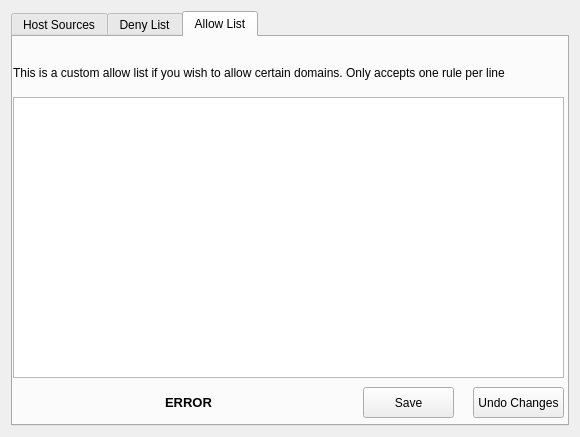
<?xml version="1.0" encoding="UTF-8"?>
<ui version="4.0">
 <class>Form</class>
 <widget class="QWidget" name="Form">
  <property name="geometry">
   <rect>
    <x>0</x>
    <y>0</y>
    <width>580</width>
    <height>437</height>
   </rect>
  </property>
  <property name="sizePolicy">
   <sizepolicy hsizetype="Fixed" vsizetype="Fixed">
    <horstretch>0</horstretch>
    <verstretch>0</verstretch>
   </sizepolicy>
  </property>
  <property name="minimumSize">
   <size>
    <width>580</width>
    <height>437</height>
   </size>
  </property>
  <property name="maximumSize">
   <size>
    <width>580</width>
    <height>437</height>
   </size>
  </property>
  <property name="windowTitle">
   <string>Adblock</string>
  </property>
  <layout class="QHBoxLayout" name="horizontalLayout">
   <item>
    <widget class="QTabWidget" name="tabWidget">
     <property name="currentIndex">
      <number>2</number>
     </property>
     <property name="elideMode">
      <enum>Qt::ElideNone</enum>
     </property>
     <property name="tabsClosable">
      <bool>false</bool>
     </property>
     <property name="movable">
      <bool>true</bool>
     </property>
     <property name="tabBarAutoHide">
      <bool>false</bool>
     </property>
     <widget class="QWidget" name="sources_tab">
      <attribute name="title">
       <string>Host Sources</string>
      </attribute>
      <widget class="QWidget" name="sourcesForm_widget" native="true">
       <property name="geometry">
        <rect>
         <x>200</x>
         <y>70</y>
         <width>361</width>
         <height>191</height>
        </rect>
       </property>
       <widget class="QPushButton" name="sourceSave_btn">
        <property name="geometry">
         <rect>
          <x>230</x>
          <y>150</y>
          <width>111</width>
          <height>31</height>
         </rect>
        </property>
        <property name="font">
         <font>
          <pointsize>11</pointsize>
         </font>
        </property>
        <property name="styleSheet">
         <string notr="true"/>
        </property>
        <property name="text">
         <string>&amp;Save and Apply</string>
        </property>
       </widget>
       <widget class="QWidget" name="layoutWidget">
        <property name="geometry">
         <rect>
          <x>10</x>
          <y>50</y>
          <width>331</width>
          <height>91</height>
         </rect>
        </property>
        <layout class="QFormLayout" name="formLayout">
         <property name="verticalSpacing">
          <number>30</number>
         </property>
         <item row="0" column="0">
          <widget class="QLabel" name="sourceName_lbl">
           <property name="font">
            <font>
             <pointsize>11</pointsize>
            </font>
           </property>
           <property name="text">
            <string>Source Name:</string>
           </property>
          </widget>
         </item>
         <item row="0" column="1">
          <widget class="QLineEdit" name="sourceName_tf"/>
         </item>
         <item row="1" column="0">
          <widget class="QLabel" name="sourceURL_lbl">
           <property name="font">
            <font>
             <pointsize>11</pointsize>
            </font>
           </property>
           <property name="text">
            <string>Source URL:</string>
           </property>
          </widget>
         </item>
         <item row="1" column="1">
          <widget class="QLineEdit" name="sourceURL_tf"/>
         </item>
        </layout>
       </widget>
       <widget class="QLabel" name="editMode_lbl">
        <property name="geometry">
         <rect>
          <x>10</x>
          <y>20</y>
          <width>231</width>
          <height>16</height>
         </rect>
        </property>
        <property name="font">
         <font>
          <pointsize>10</pointsize>
          <weight>75</weight>
          <bold>true</bold>
         </font>
        </property>
        <property name="styleSheet">
         <string notr="true">color:limegreen;font-weight:bold;</string>
        </property>
        <property name="text">
         <string>Editing an existing source:</string>
        </property>
       </widget>
      </widget>
      <widget class="QLabel" name="info_lbl">
       <property name="geometry">
        <rect>
         <x>210</x>
         <y>20</y>
         <width>341</width>
         <height>51</height>
        </rect>
       </property>
       <property name="text">
        <string>Add a new hosts source or Select a source from the list to
edit or delete.</string>
       </property>
      </widget>
      <widget class="QPushButton" name="sourceAdd_btn">
       <property name="geometry">
        <rect>
         <x>0</x>
         <y>0</y>
         <width>100</width>
         <height>31</height>
        </rect>
       </property>
       <property name="text">
        <string>Add</string>
       </property>
      </widget>
      <widget class="QListWidget" name="sourcesList">
       <property name="geometry">
        <rect>
         <x>0</x>
         <y>30</y>
         <width>201</width>
         <height>361</height>
        </rect>
       </property>
      </widget>
      <widget class="QLabel" name="formStatus_lbl">
       <property name="geometry">
        <rect>
         <x>210</x>
         <y>270</y>
         <width>331</width>
         <height>30</height>
        </rect>
       </property>
       <property name="font">
        <font>
         <pointsize>10</pointsize>
         <weight>75</weight>
         <bold>true</bold>
        </font>
       </property>
       <property name="styleSheet">
        <string notr="true"/>
       </property>
       <property name="text">
        <string>ERROR</string>
       </property>
       <property name="alignment">
        <set>Qt::AlignCenter</set>
       </property>
      </widget>
      <widget class="QPushButton" name="sourceDelete_btn">
       <property name="geometry">
        <rect>
         <x>100</x>
         <y>0</y>
         <width>100</width>
         <height>31</height>
        </rect>
       </property>
       <property name="text">
        <string>Delete</string>
       </property>
      </widget>
     </widget>
     <widget class="QWidget" name="deny_tab">
      <attribute name="title">
       <string>Deny List</string>
      </attribute>
      <widget class="QPlainTextEdit" name="customLst_edit">
       <property name="geometry">
        <rect>
         <x>0</x>
         <y>60</y>
         <width>551</width>
         <height>281</height>
        </rect>
       </property>
      </widget>
      <widget class="QPushButton" name="customSave_btn">
       <property name="geometry">
        <rect>
         <x>350</x>
         <y>350</y>
         <width>91</width>
         <height>31</height>
        </rect>
       </property>
       <property name="text">
        <string>Save</string>
       </property>
      </widget>
      <widget class="QPushButton" name="customCancel_btn">
       <property name="geometry">
        <rect>
         <x>460</x>
         <y>350</y>
         <width>91</width>
         <height>31</height>
        </rect>
       </property>
       <property name="text">
        <string>Undo Changes</string>
       </property>
      </widget>
      <widget class="QLabel" name="customStatus_lbl">
       <property name="geometry">
        <rect>
         <x>10</x>
         <y>350</y>
         <width>331</width>
         <height>30</height>
        </rect>
       </property>
       <property name="font">
        <font>
         <pointsize>10</pointsize>
         <weight>75</weight>
         <bold>true</bold>
        </font>
       </property>
       <property name="styleSheet">
        <string notr="true"/>
       </property>
       <property name="text">
        <string>ERROR</string>
       </property>
       <property name="alignment">
        <set>Qt::AlignCenter</set>
       </property>
      </widget>
      <widget class="QLabel" name="customInfo_lbl">
       <property name="geometry">
        <rect>
         <x>0</x>
         <y>10</y>
         <width>551</width>
         <height>51</height>
        </rect>
       </property>
       <property name="text">
        <string>This is a custom list if you wish to block/redirect certain domains. Only accepts one rule per line</string>
       </property>
      </widget>
     </widget>
     <widget class="QWidget" name="allow_tab">
      <attribute name="title">
       <string>Allow List</string>
      </attribute>
      <widget class="QPlainTextEdit" name="allowLst_edit">
       <property name="geometry">
        <rect>
         <x>0</x>
         <y>60</y>
         <width>551</width>
         <height>281</height>
        </rect>
       </property>
      </widget>
      <widget class="QLabel" name="allowInfo_lbl">
       <property name="geometry">
        <rect>
         <x>0</x>
         <y>10</y>
         <width>551</width>
         <height>51</height>
        </rect>
       </property>
       <property name="text">
        <string>This is a custom allow list if you wish to allow certain domains. Only accepts one rule per line</string>
       </property>
      </widget>
      <widget class="QPushButton" name="allowCancel_btn">
       <property name="geometry">
        <rect>
         <x>460</x>
         <y>350</y>
         <width>91</width>
         <height>31</height>
        </rect>
       </property>
       <property name="text">
        <string>Undo Changes</string>
       </property>
      </widget>
      <widget class="QPushButton" name="allowSave_btn">
       <property name="geometry">
        <rect>
         <x>350</x>
         <y>350</y>
         <width>91</width>
         <height>31</height>
        </rect>
       </property>
       <property name="text">
        <string>Save</string>
       </property>
      </widget>
      <widget class="QLabel" name="allowStatus_lbl">
       <property name="geometry">
        <rect>
         <x>10</x>
         <y>350</y>
         <width>331</width>
         <height>30</height>
        </rect>
       </property>
       <property name="font">
        <font>
         <pointsize>10</pointsize>
         <weight>75</weight>
         <bold>true</bold>
        </font>
       </property>
       <property name="styleSheet">
        <string notr="true"/>
       </property>
       <property name="text">
        <string>ERROR</string>
       </property>
       <property name="alignment">
        <set>Qt::AlignCenter</set>
       </property>
      </widget>
     </widget>
    </widget>
   </item>
  </layout>
 </widget>
 <resources/>
 <connections/>
</ui>
